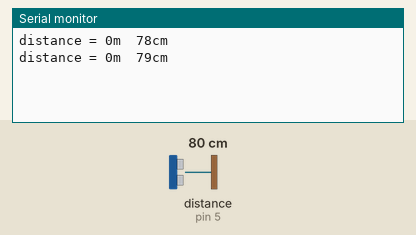
A sketch run on a simulated Arduino Uno, built with avr-gcc and run on an emulated ATmega328P. Shown: the last lines printed to the serial monitor. Wiring (inferred from the names in the program): ultrasonic range finder: trigger pin 3; echo pin 5. Inputs (shaded band) come from the test bench; at power-on: distance to the obstacle (sensor on pin 5) 80 cm. The echo pulse lasts 58.3 µs per cm.

Above: at 1.8 s.
1.9 s: distance to the obstacle (sensor on pin 5) set to 2 cm
At 2.8 s:
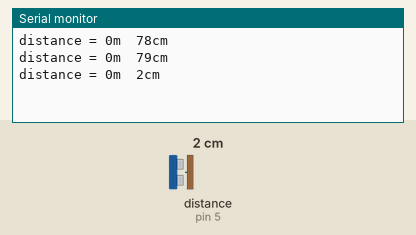
3.4 s: distance to the obstacle (sensor on pin 5) set to 4 cm
At 4.8 s:
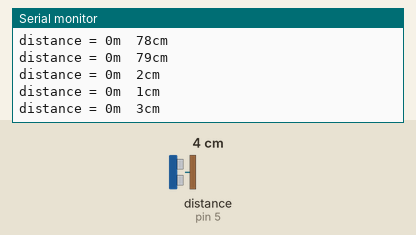
Timing chart, 0 to 6.4 s (numbered marks = the images above; inputs shaded):
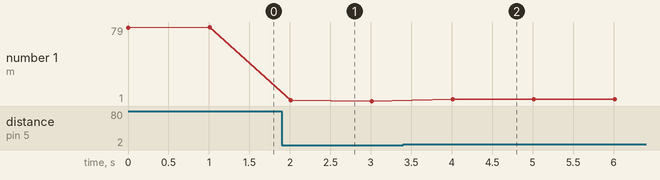

Measured:
- after the input at 1.9 s, the serial monitor: prints a new line after 0.11 s (image 1)
- after the input at 3.4 s, the serial monitor: prints a new line after 0.61 s (image 2)
- plotted number 1: 79 → 1 after the input at 1.9 s, 1 → 3 after the input at 3.4 s

The sketch:

ultrasonic_sensor_with_arduino.ino
```cpp
//const byte triggerPin = 4;//the pin we connect trigger to on arduino
#define triggerPin 3//the #define does not take up memory
#define echoPin 5

int
  totalTime,
  distanceMeters,
  distanceCentiMeters;

void setup() {
  Serial.begin(9600);//
  pinMode(echoPin, INPUT);
  pinMode(triggerPin, OUTPUT);
}

void loop() {
  //TO PREVENT errors, untrigger the ultrasonic module
  digitalWrite(triggerPin, LOW);
//  delay(1);
  delayMicroseconds(2);
  //Trigger the ultrasonic module by giving it logic
  digitalWrite(triggerPin, HIGH);
  delayMicroseconds(10);//wait for 10...
  digitalWrite(triggerPin, LOW);
  totalTime = pulseIn(echoPin, HIGH);
  distanceMeters = (1.7 * totalTime) / 10000;
  distanceCentiMeters = (0.017 * totalTime);
  Serial.println(
    "distance = " +
    String(distanceMeters) +
    "m\t" +
    String(distanceCentiMeters) +
    "cm"
    );
  delay(1000);
}
```
